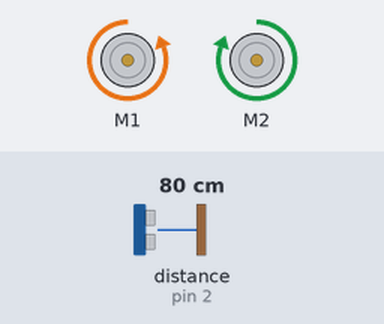
Simulated run of this sketch. Board: Arduino Uno, built with avr-gcc and run on an emulated ATmega328P. Parts: 2 × DC motor (green arrow = forward, orange = backward, longer = faster). The test bench sets the inputs (shaded band); at power-on: distance to the obstacle (sensor on pin 2) 80 cm.

Above: at 1.2 s.
1.3 s: distance to the obstacle (sensor on pin 2) set to 22 cm
2.8 s: distance to the obstacle (sensor on pin 2) set to 17 cm
At 3.6 s:
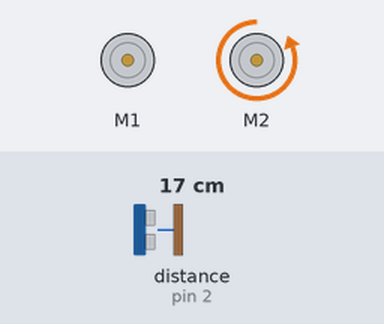
5.8 s: distance to the obstacle (sensor on pin 2) set to 35 cm
At 6.9 s:
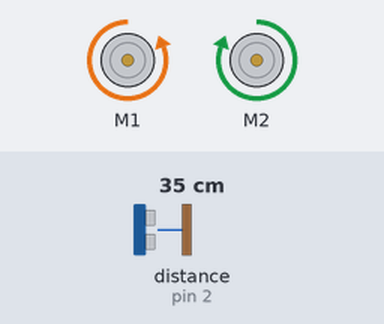
7.3 s: distance to the obstacle (sensor on pin 2) set to 2 cm
At 7.7 s:
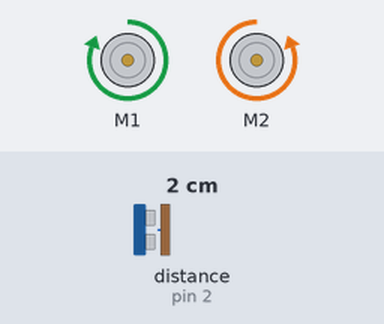
Timing chart, 0 to 11.3 s (numbered marks = the images above; inputs shaded):
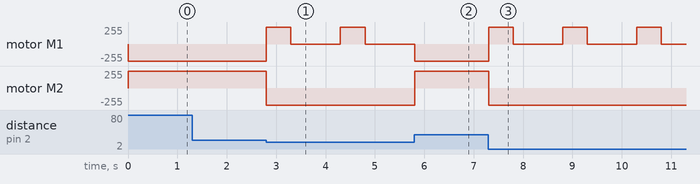

Measured:
- the behaviour switches between 20 and 19 cm on distance to the obstacle (sensor on pin 2) (found by bisection; images 0 and 1)
- after the input at 1.3 s, every drawn part: stays the same
- after the input at 2.8 s, motor M1: alternates forward 255/255 for 0.50 s and stopped for 1.0 s, starting at once; motor M2: forward 255/255 → backward 255/255 at once
- after the input at 5.8 s, motor M2: backward 255/255 → forward 255/255 at once
- after the input at 7.3 s, motor M1: alternates forward 255/255 for 0.50 s and stopped for 1.0 s, starting at once; motor M2: forward 255/255 → backward 255/255 at once

The sketch:

collision-default.c.ino
```cpp
#include <Arduino.h>
#include <Wire.h>
#include <SoftwareSerial.h>

#include <MeMCore.h>

MeDCMotor motor_9(9);
MeDCMotor motor_10(10);

void move(int direction, int speed)
{
      int leftSpeed = 0;
      int rightSpeed = 0;
      if(direction == 1){
        	leftSpeed = speed;
        	rightSpeed = speed;
      }else if(direction == 2){
        	leftSpeed = -speed;
        	rightSpeed = -speed;
      }else if(direction == 3){
        	leftSpeed = -speed;
        	rightSpeed = speed;
      }else if(direction == 4){
        	leftSpeed = speed;
        	rightSpeed = -speed;
      }
      motor_9.run((9)==M1?-(leftSpeed):(leftSpeed));
      motor_10.run((10)==M1?-(rightSpeed):(rightSpeed));
}

double angle_rad = PI/180.0;
double angle_deg = 180.0/PI;
MeUltrasonicSensor ultrasonic_2(2);


void setup(){

}

void loop(){

    if((ultrasonic_2.distanceCm()) < (20  )){
        move(2,255);
        _delay(0.5);
        motor_9.run((9)==M1?-(255):(255));
        motor_9.run((9)==M1?-(0):(0));
        _delay(1);
    }else{
        move(1,255);
    }

    _loop();
}

void _delay(float seconds){
    long endTime = millis() + seconds * 1000;
    while(millis() < endTime)_loop();
}

void _loop(){

}
```
